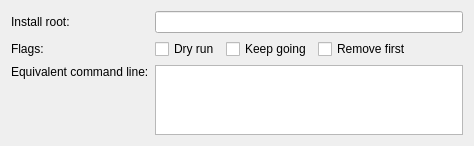
<?xml version="1.0" encoding="UTF-8"?>
<ui version="4.0">
 <class>BusyProjectManager::Internal::BusyInstallStepConfigWidget</class>
 <widget class="QWidget" name="BusyProjectManager::Internal::BusyInstallStepConfigWidget">
  <property name="geometry">
   <rect>
    <x>0</x>
    <y>0</y>
    <width>474</width>
    <height>146</height>
   </rect>
  </property>
  <layout class="QFormLayout" name="formLayout">
   <item row="0" column="0">
    <widget class="QLabel" name="installRootLabel">
     <property name="text">
      <string>Install root:</string>
     </property>
    </widget>
   </item>
   <item row="0" column="1">
    <widget class="Utils::PathChooser" name="installRootChooser">
     <property name="minimumSize">
      <size>
       <width>0</width>
       <height>0</height>
      </size>
     </property>
    </widget>
   </item>
   <item row="1" column="0">
    <widget class="QLabel" name="flagsLabel">
     <property name="text">
      <string>Flags:</string>
     </property>
    </widget>
   </item>
   <item row="1" column="1">
    <layout class="QHBoxLayout" name="horizontalLayout">
     <item>
      <widget class="QCheckBox" name="dryRunCheckBox">
       <property name="text">
        <string>Dry run</string>
       </property>
      </widget>
     </item>
     <item>
      <widget class="QCheckBox" name="keepGoingCheckBox">
       <property name="text">
        <string>Keep going</string>
       </property>
      </widget>
     </item>
     <item>
      <widget class="QCheckBox" name="removeFirstCheckBox">
       <property name="text">
        <string>Remove first</string>
       </property>
      </widget>
     </item>
     <item>
      <spacer name="horizontalSpacer">
       <property name="orientation">
        <enum>Qt::Horizontal</enum>
       </property>
       <property name="sizeHint" stdset="0">
        <size>
         <width>40</width>
         <height>20</height>
        </size>
       </property>
      </spacer>
     </item>
    </layout>
   </item>
   <item row="2" column="0">
    <widget class="QLabel" name="commandLineKeyLabel">
     <property name="sizePolicy">
      <sizepolicy hsizetype="Fixed" vsizetype="Preferred">
       <horstretch>0</horstretch>
       <verstretch>0</verstretch>
      </sizepolicy>
     </property>
     <property name="text">
      <string>Equivalent command line:</string>
     </property>
     <property name="alignment">
      <set>Qt::AlignLeading|Qt::AlignLeft|Qt::AlignTop</set>
     </property>
    </widget>
   </item>
   <item row="2" column="1">
    <widget class="QPlainTextEdit" name="commandLineTextEdit">
     <property name="sizePolicy">
      <sizepolicy hsizetype="Expanding" vsizetype="Preferred">
       <horstretch>0</horstretch>
       <verstretch>0</verstretch>
      </sizepolicy>
     </property>
     <property name="readOnly">
      <bool>true</bool>
     </property>
     <property name="plainText">
      <string notr="true"/>
     </property>
     <property name="textInteractionFlags">
      <set>Qt::TextSelectableByKeyboard|Qt::TextSelectableByMouse</set>
     </property>
    </widget>
   </item>
  </layout>
 </widget>
 <customwidgets>
  <customwidget>
   <class>Utils::PathChooser</class>
   <extends>QLineEdit</extends>
   <header location="global">utils/pathchooser.h</header>
  </customwidget>
 </customwidgets>
 <resources/>
 <connections/>
</ui>
